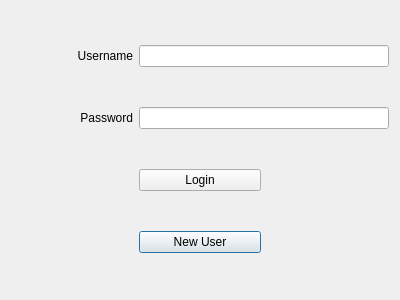
<?xml version="1.0" encoding="UTF-8"?>
<ui version="4.0">
 <class>DropboxEncryptionApp</class>
 <widget class="QDialog" name="DropboxEncryptionApp">
  <property name="geometry">
   <rect>
    <x>0</x>
    <y>0</y>
    <width>400</width>
    <height>300</height>
   </rect>
  </property>
  <property name="windowTitle">
   <string>Dialog</string>
  </property>
  <property name="sizeGripEnabled">
   <bool>false</bool>
  </property>
  <property name="modal">
   <bool>false</bool>
  </property>
  <layout class="QGridLayout" name="gridLayout">
   <item row="0" column="0">
    <widget class="QLabel" name="useridLabel">
     <property name="text">
      <string>Username</string>
     </property>
     <property name="alignment">
      <set>Qt::AlignRight|Qt::AlignTrailing|Qt::AlignVCenter</set>
     </property>
     <property name="wordWrap">
      <bool>true</bool>
     </property>
    </widget>
   </item>
   <item row="1" column="0">
    <widget class="QLabel" name="passwdLabel">
     <property name="text">
      <string>Password</string>
     </property>
     <property name="scaledContents">
      <bool>false</bool>
     </property>
     <property name="alignment">
      <set>Qt::AlignRight|Qt::AlignTrailing|Qt::AlignVCenter</set>
     </property>
     <property name="wordWrap">
      <bool>true</bool>
     </property>
    </widget>
   </item>
   <item row="1" column="1" colspan="2">
    <widget class="QLineEdit" name="passwdText"/>
   </item>
   <item row="0" column="1" colspan="2">
    <widget class="QLineEdit" name="useridText"/>
   </item>
   <item row="3" column="1">
    <widget class="QPushButton" name="newuserButton">
     <property name="text">
      <string>New User</string>
     </property>
    </widget>
   </item>
   <item row="2" column="1">
    <widget class="QPushButton" name="loginButton">
     <property name="text">
      <string>Login</string>
     </property>
     <property name="iconSize">
      <size>
       <width>10</width>
       <height>16</height>
      </size>
     </property>
    </widget>
   </item>
  </layout>
 </widget>
 <resources/>
 <connections/>
</ui>
